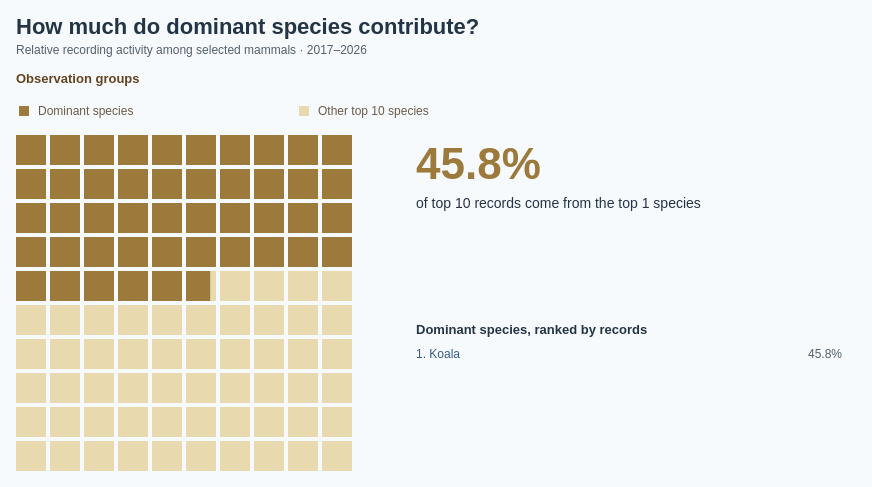

Specify this chart in Vega-Lite:
### Vega specification from a JSON file in a GitHub repository (floating-point values rounded to 4 significant figures; data arrays with more than 128 entries replaced by an {"elided": "..."} marker saying what was removed)
{"$schema": "https://vega.github.io/schema/vega/v5.json", "description": "Share of observation records among the top 10 mammal species, comparing dominant species with the remaining species in that top 10. Dominant means the top N species by observation count (default top 1; selectable 1, 3, 5, 10), with scientific name ascending breaking ties. The waffle denominator includes only the top 10 species ranked by observation count. Rankings use 2017–2026 observation dates and all coordinates from Dataset/observations-794195.csv: 6,015 species-level records across 146 species. Subspecies are combined with parent species using the first two scientific-name components; genus-only records are excluded. Embedded aggregates match Lollipop.vg.json. The 10 by 10 grid contains 100 squares, each representing 1% of records; a split boundary square preserves the exact share without rounding to whole squares. Grid reads left to right, top to bottom. Counts reflect recording activity, not abundance. Individual species labels use the shared BumpChart palette. Tile colours encode dominant versus other records rather than individual species. Uses the 10 most recent available observation years (2017–2026), including partial 2026.", "width": 840, "height": {"signal": "max(340, 227 + max(0, length(data('topSpecies')) - 1) * 19)"}, "padding": 16, "background": "#f7fafc", "title": {"text": "How much do dominant species contribute?", "subtitle": ["Relative recording activity among selected mammals · 2017–2026"], "anchor": "start", "font": "Arial", "fontSize": 22, "color": "#243447", "subtitleFontSize": 12, "subtitleColor": "#52606d", "offset": 16, "subtitlePadding": 6, "subtitleLineHeight": 16}, "signals": [{"name": "topN", "value": 1, "bind": {"input": "select", "options": [1, 3, 5, 10], "labels": ["Top 1 species", "Top 3 species", "Top 5 species", "Top 10 species"], "name": "Dominant species: "}}, {"name": "hoveredGroup", "value": null, "on": [{"events": "@dominantTiles:mouseover, @otherTiles:mouseover", "update": "event.item.mark.name === 'dominantTiles' ? 'Dominant species' : 'Other top 10 species'"}, {"events": "@legendSymbols:mouseover, @legendLabels:mouseover", "update": "datum.group"}, {"events": "@dominantTiles:mouseout, @otherTiles:mouseout, @legendSymbols:mouseout, @legendLabels:mouseout", "update": "null"}]}, {"name": "totals", "update": "data('summary')[0]"}, {"name": "dominantShare", "update": "totals.dominant / totals.total"}, {"name": "cutoff", "update": "dominantShare * 100"}, {"name": "legendColumnWidth", "value": 280}, {"name": "legendSymbolSize", "value": 100}], "data": [{"name": "speciesCounts", "values": {"elided": "146 records"}, "transform": [{"type": "window", "sort": {"field": ["count", "scientific_name"], "order": ["descending", "ascending"]}, "ops": ["row_number"], "as": ["rank"]}, {"type": "formula", "expr": "datum.rank <= topN ? datum.count : 0", "as": "dominantCount"}]}, {"name": "summary", "source": "speciesCounts", "transform": [{"type": "filter", "expr": "datum.rank <= 10"}, {"type": "aggregate", "fields": ["count", "dominantCount", "scientific_name"], "ops": ["sum", "sum", "count"], "as": ["total", "dominant", "speciesCount"]}]}, {"name": "topSpecies", "source": "speciesCounts", "transform": [{"type": "filter", "expr": "datum.rank <= topN"}, {"type": "collect", "sort": {"field": "rank", "order": "ascending"}}]}, {"name": "groups", "values": [{"group": "Dominant species", "order": 0}, {"group": "Other top 10 species", "order": 1}], "transform": [{"type": "formula", "expr": "datum.order === 0 ? totals.dominant : totals.total - totals.dominant", "as": "count"}, {"type": "formula", "expr": "datum.count / totals.total", "as": "share"}, {"type": "formula", "expr": "datum.order === 0 ? topN : totals.speciesCount - topN", "as": "speciesCount"}]}, {"name": "cells", "transform": [{"type": "sequence", "start": 0, "stop": 100, "as": "index"}, {"type": "formula", "expr": "clamp(cutoff - datum.index, 0, 1)", "as": "fraction"}]}, {"name": "dominantCells", "source": "cells", "transform": [{"type": "filter", "expr": "datum.fraction > 0"}]}, {"name": "otherCells", "source": "cells", "transform": [{"type": "filter", "expr": "datum.fraction < 1"}]}], "scales": [{"name": "color", "type": "ordinal", "domain": ["Dominant species", "Other top 10 species"], "range": ["#9C7A3C", "#E9D9AE"]}, {"name": "speciesColor", "type": "ordinal", "domain": ["Koala", "Platypus", "Grey-headed Flying-fox", "Greater Glider", "Spotted-tailed Quoll", "European Rabbit", "Quokka", "Tasmanian Devil", "Eastern Barred Bandicoot", "Numbat", "Australian Sea Lion", "Eastern Quoll"], "range": ["#365B85", "#B65C30", "#2A8576", "#885BA6", "#AD4770", "#86701D", "#397FAD", "#6D6B70", "#C17A24", "#5146A0", "#4D7A24", "#bab0ab"], "unknown": "#52606d"}], "marks": [{"name": "otherTiles", "type": "rect", "from": {"data": "otherCells"}, "encode": {"update": {"x": {"signal": "datum.index % 10 * 34 + datum.fraction * 30"}, "y": {"signal": "(45 + floor(datum.index / 10) * 34) - 45"}, "width": {"signal": "30 * (1 - datum.fraction)"}, "height": {"value": 30}, "fill": {"value": "#E9D9AE"}, "fillOpacity": {"signal": "hoveredGroup == null || hoveredGroup === 'Other top 10 species' ? 1 : 0.25"}, "tooltip": {"signal": "{'Group': 'Other top 10 species', 'Species': totals.speciesCount - topN, 'Observations': format((totals.total - totals.dominant), ',d'), 'Share of top 10 records': format((1 - dominantShare), '.2%'), 'Total records': format(totals.total, ',d')}"}, "description": {"signal": "'Other top 10 species: ' + format((1 - dominantShare), '.2%') + ' of records'"}}}}, {"name": "dominantTiles", "type": "rect", "from": {"data": "dominantCells"}, "encode": {"update": {"x": {"signal": "datum.index % 10 * 34"}, "y": {"signal": "(45 + floor(datum.index / 10) * 34) - 45"}, "width": {"signal": "30 * datum.fraction"}, "height": {"value": 30}, "fill": {"value": "#9C7A3C"}, "fillOpacity": {"signal": "hoveredGroup == null || hoveredGroup === 'Dominant species' ? 1 : 0.25"}, "tooltip": {"signal": "{'Group': 'Dominant species', 'Species': topN, 'Observations': format(totals.dominant, ',d'), 'Share of top 10 records': format(dominantShare, '.2%'), 'Total records': format(totals.total, ',d')}"}, "description": {"signal": "'Dominant species: ' + format(dominantShare, '.2%') + ' of records'"}}}}, {"name": "headline", "type": "text", "interactive": false, "encode": {"update": {"x": {"value": 400}, "y": {"value": 44}, "text": {"signal": "format(dominantShare, '.1%')"}, "fontSize": {"value": 44}, "fill": {"value": "#9C7A3C"}, "fontWeight": {"value": "bold"}}}}, {"name": "headlineCaption", "type": "text", "interactive": false, "encode": {"update": {"x": {"value": 400}, "y": {"value": 73}, "text": {"signal": "'of top 10 records come from the top ' + topN + ' species'"}, "fontSize": {"value": 14}, "fill": {"value": "#243447"}, "fontWeight": {"value": "normal"}}}}, {"name": "totalCaption", "type": "text", "interactive": false, "encode": {"update": {"x": {"value": 400}, "y": {"value": 98}, "text": {"value": ""}, "fontSize": {"value": 12}, "fill": {"value": "#52606d"}, "fontWeight": {"value": "normal"}}}}, {"name": "legendSymbols", "type": "symbol", "from": {"data": "groups"}, "encode": {"update": {"x": {"signal": "8 + datum.order * legendColumnWidth"}, "y": {"value": -24}, "shape": {"value": "square"}, "size": {"signal": "legendSymbolSize"}, "fill": {"scale": "color", "field": "group"}, "opacity": {"signal": "hoveredGroup == null || hoveredGroup === datum.group ? 1 : 0.25"}, "tooltip": {"signal": "{'Group': datum.group, 'Species': datum.speciesCount, 'Observations': format(datum.count, ',d'), 'Share of top 10 records': format(datum.share, '.2%')}"}}}}, {"name": "legendLabels", "type": "text", "interactive": true, "encode": {"update": {"x": {"signal": "22 + datum.order * legendColumnWidth"}, "y": {"value": -24}, "text": {"field": "group"}, "fontSize": {"value": 12}, "fill": {"value": "#6a5b49"}, "fontWeight": {"value": "normal"}, "tooltip": {"signal": "{'Group': datum.group, 'Species': datum.speciesCount, 'Observations': format(datum.count, ',d'), 'Share of top 10 records': format(datum.share, '.2%')}"}, "baseline": {"value": "middle"}, "font": {"value": "Arial"}}}, "from": {"data": "groups"}}, {"name": "listHeading", "type": "text", "interactive": false, "encode": {"update": {"x": {"value": 400}, "y": {"value": 199}, "text": {"signal": "'Dominant species, ranked by records'"}, "fontSize": {"value": 13}, "fill": {"value": "#243447"}, "fontWeight": {"value": "bold"}}}}, {"name": "speciesLabels", "type": "text", "interactive": false, "encode": {"update": {"x": {"value": 400}, "y": {"signal": "(253 + (datum.rank - 1) * 19) - 30"}, "text": {"signal": "datum.rank + '. ' + datum.species"}, "fontSize": {"value": 12}, "fill": {"scale": "speciesColor", "field": "species"}, "fontWeight": {"value": "normal"}, "limit": {"value": 290}}}, "from": {"data": "topSpecies"}}, {"name": "speciesShares", "type": "text", "interactive": false, "encode": {"update": {"x": {"value": 826}, "y": {"signal": "(253 + (datum.rank - 1) * 19) - 30"}, "text": {"signal": "format(datum.count / totals.total, '.1%')"}, "fontSize": {"value": 12}, "fill": {"value": "#52606d"}, "fontWeight": {"value": "normal"}, "align": {"value": "right"}}}, "from": {"data": "topSpecies"}}, {"name": "legendTitle", "type": "text", "interactive": false, "encode": {"update": {"x": {"value": 0}, "y": {"value": -52}, "text": {"value": "Observation groups"}, "font": {"value": "Arial"}, "fontSize": {"value": 13}, "fontWeight": {"value": "bold"}, "fill": {"value": "#634320"}}}}], "config": {"font": "Arial", "legend": {"labelFont": "Arial", "titleFont": "Arial", "labelFontSize": 12, "titleFontSize": 13, "titleFontWeight": "bold", "labelColor": "#6a5b49", "titleColor": "#634320", "symbolType": "square", "symbolSize": 100, "rowPadding": 8, "columnPadding": 24, "labelOffset": 8}}, "usermeta": {"observationWindow": {"source": "Dataset/observations-794195.csv", "dateField": "observed_on", "years": [2017, 2018, 2019, 2020, 2021, 2022, 2023, 2024, 2025, 2026], "yearCount": 10, "includesPartialLatestYear": true}}}
